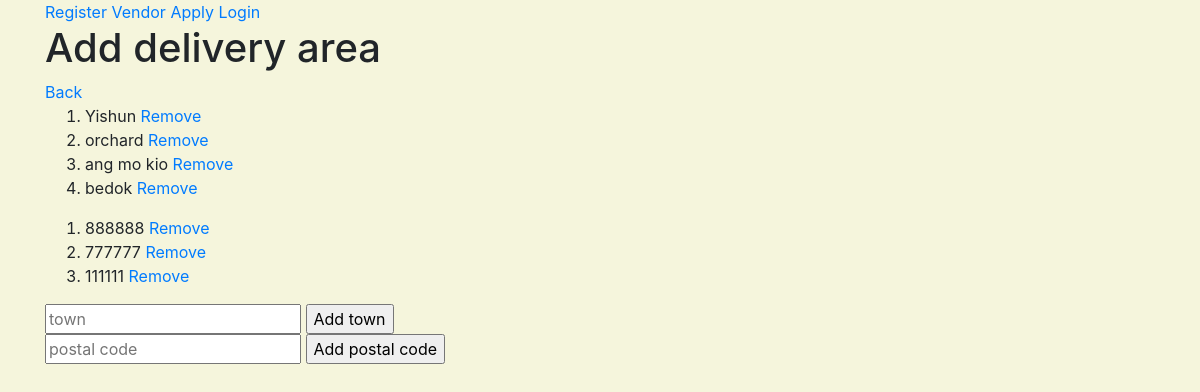
The page /vendor/profiles/2/delivery_area on the database as committed earlier.
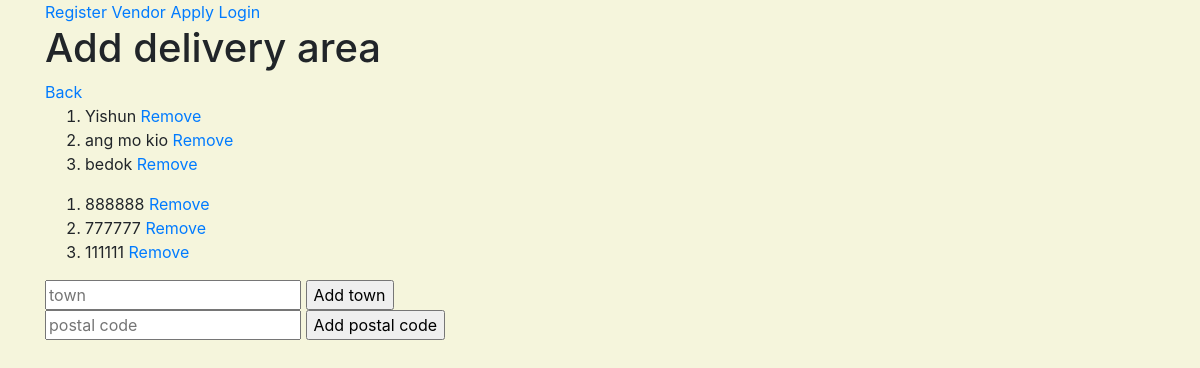
The same page on the database as committed later.
### vendor/models.py (models this page shows)
class VendorDeliveryTown(models.Model):
    town = models.CharField( max_length=100, null=False, blank=False)
    def __str__(self):
        return str(self.town)

class VendorDeliveryPostal(models.Model):
    postal_code = models.PositiveIntegerField( null=False, blank=False)
    def __str__(self):
        return str(self.postal_code)

### vendor/views.py (the view)
# urls.py: path('profiles/<vendor_profile_id>/delivery_area', vendor.views.create_delivery_area, name='create_delivery_area_route'),
def create_delivery_area(request, vendor_profile_id):
    if request.method == "POST":
        vendor_object = get_object_or_404(Vendor, pk=vendor_profile_id)
        print(vendor_object)
        try:
            town = request.POST["town"]
            f = VendorDeliveryTown.objects.create(town=town)  # create a new town object in VendorDeliveryTown table
            vendor_object.vendordeliverytown.add(f)  # add the town object into Vendor table's town manytomany field
        except:
            postal = request.POST["postal"]
            f = VendorDeliveryPostal.objects.create(postal_code=postal)
            vendor_object.vendordeliverypostal.add(f)
        return redirect(reverse(create_delivery_area, kwargs={'vendor_profile_id': vendor_profile_id}))
    else:
        vendor_object = get_object_or_404(Vendor, pk=vendor_profile_id)
        towns = VendorDeliveryTown.objects.filter(vendor=vendor_object)
        postals = VendorDeliveryPostal.objects.filter(vendor=vendor_object)
        return render(request, "vendor/vendor_delivery_area.html", {
            "towns": towns,
            "postals": postals,
            "vendor_profile_id": vendor_profile_id
        })

### vendor/templates/vendor/vendor_delivery_area.html (shortened to what this page needs)
{% extends 'base_template.html' %}
{%block content%}
<h1> Add delivery area </h1>
<a href="{% url 'view_vendor_profiles_route' %}"> Back </a>
<ol>
{%for i in towns %}
 <li>{{i}} <a href="{% url 'remove_town_vendor_route' town_vendor_id=i.id vendor_profile_id=vendor_profile_id %}">Remove</a> </li>
{%endfor%}
</ol>
<ol>
{%for i in postals %}
 <li>{{i}} <a href="{% url 'remove_postal_vendor_route' postal_vendor_id=i.id vendor_profile_id=vendor_profile_id %}">Remove</a></li>
{%endfor%}
</ol>
<form method="POST">
    <input type="text" placeholder="town" name="town">
    <input type="submit" value="Add town">
</form>
<form method="POST">
    <input type="text" placeholder="postal code" name="postal">
    <input type="submit" value="Add postal code">
</form>
{%endblock%}

Rows that differ between the two databases and show on the page:
removed VendorDeliveryTown: town "orchard"
